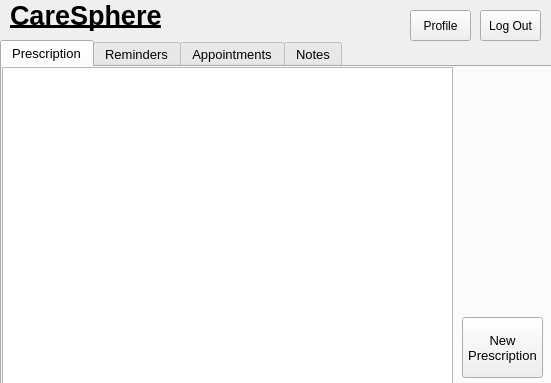
<?xml version="1.0" encoding="UTF-8"?>
<ui version="4.0">
 <class>patientfeed</class>
 <widget class="QWidget" name="patientfeed">
  <property name="geometry">
   <rect>
    <x>0</x>
    <y>0</y>
    <width>551</width>
    <height>383</height>
   </rect>
  </property>
  <property name="windowTitle">
   <string>CareSphere - Patient</string>
  </property>
  <widget class="QTabWidget" name="tabWidget">
   <property name="geometry">
    <rect>
     <x>0</x>
     <y>40</y>
     <width>561</width>
     <height>371</height>
    </rect>
   </property>
   <property name="font">
    <font>
     <pointsize>10</pointsize>
    </font>
   </property>
   <property name="tabPosition">
    <enum>QTabWidget::TabPosition::North</enum>
   </property>
   <property name="tabShape">
    <enum>QTabWidget::TabShape::Rounded</enum>
   </property>
   <property name="currentIndex">
    <number>0</number>
   </property>
   <property name="documentMode">
    <bool>false</bool>
   </property>
   <property name="tabsClosable">
    <bool>false</bool>
   </property>
   <property name="tabBarAutoHide">
    <bool>false</bool>
   </property>
   <widget class="QWidget" name="prescriptionTab">
    <attribute name="title">
     <string>Prescription</string>
    </attribute>
    <widget class="QListWidget" name="prescriptionsListWidget">
     <property name="geometry">
      <rect>
       <x>0</x>
       <y>0</y>
       <width>451</width>
       <height>321</height>
      </rect>
     </property>
    </widget>
    <widget class="QPushButton" name="prescriptionsPlusButton">
     <property name="geometry">
      <rect>
       <x>460</x>
       <y>250</y>
       <width>81</width>
       <height>61</height>
      </rect>
     </property>
     <property name="text">
      <string>New
Prescription</string>
     </property>
    </widget>
   </widget>
   <widget class="QWidget" name="remindersTab">
    <attribute name="title">
     <string>Reminders</string>
    </attribute>
    <widget class="QListWidget" name="remindersListWidget">
     <property name="geometry">
      <rect>
       <x>0</x>
       <y>0</y>
       <width>451</width>
       <height>321</height>
      </rect>
     </property>
    </widget>
    <widget class="QPushButton" name="addRemindersButton">
     <property name="geometry">
      <rect>
       <x>460</x>
       <y>250</y>
       <width>81</width>
       <height>61</height>
      </rect>
     </property>
     <property name="text">
      <string>Add
Reminders</string>
     </property>
    </widget>
   </widget>
   <widget class="QWidget" name="appointmentsTab">
    <attribute name="title">
     <string>Appointments</string>
    </attribute>
    <widget class="QListWidget" name="appointmentsListWidget">
     <property name="geometry">
      <rect>
       <x>0</x>
       <y>0</y>
       <width>451</width>
       <height>321</height>
      </rect>
     </property>
    </widget>
    <widget class="QPushButton" name="appointmentPlusButton">
     <property name="geometry">
      <rect>
       <x>460</x>
       <y>250</y>
       <width>81</width>
       <height>61</height>
      </rect>
     </property>
     <property name="text">
      <string>Request
Appointment</string>
     </property>
    </widget>
   </widget>
   <widget class="QWidget" name="notesTab">
    <attribute name="title">
     <string>Notes</string>
    </attribute>
    <widget class="QListWidget" name="notesListWidget">
     <property name="geometry">
      <rect>
       <x>0</x>
       <y>0</y>
       <width>451</width>
       <height>321</height>
      </rect>
     </property>
    </widget>
    <widget class="QPushButton" name="notesPlusButton">
     <property name="geometry">
      <rect>
       <x>460</x>
       <y>250</y>
       <width>81</width>
       <height>61</height>
      </rect>
     </property>
     <property name="text">
      <string>+</string>
     </property>
    </widget>
   </widget>
  </widget>
  <widget class="QLabel" name="feedLabel">
   <property name="geometry">
    <rect>
     <x>10</x>
     <y>0</y>
     <width>331</width>
     <height>31</height>
    </rect>
   </property>
   <property name="font">
    <font>
     <pointsize>20</pointsize>
     <bold>true</bold>
     <underline>true</underline>
    </font>
   </property>
   <property name="text">
    <string>CareSphere</string>
   </property>
  </widget>
  <widget class="QPushButton" name="feedToProfileButton">
   <property name="geometry">
    <rect>
     <x>410</x>
     <y>10</y>
     <width>61</width>
     <height>31</height>
    </rect>
   </property>
   <property name="text">
    <string>Profile</string>
   </property>
  </widget>
  <widget class="QPushButton" name="logOutButton">
   <property name="geometry">
    <rect>
     <x>480</x>
     <y>10</y>
     <width>61</width>
     <height>31</height>
    </rect>
   </property>
   <property name="text">
    <string>Log Out</string>
   </property>
  </widget>
 </widget>
 <resources/>
 <connections/>
</ui>
